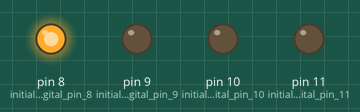
Simulated run of this sketch. Board: Arduino Uno, built with avr-gcc and run on an emulated ATmega328P. Shown: output pins drawn as LEDs (lit = HIGH).

Above: at 0.02 s.
At 0.77 s:
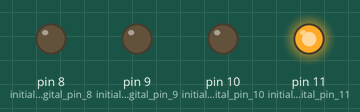
At 1.47 s:
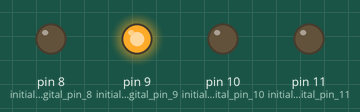
At 2.92 s:
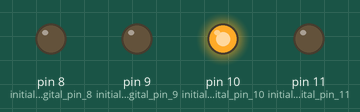
Timing chart, 0 to 3.2 s (numbered marks = the images above):
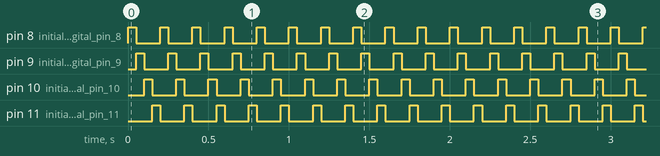

The sketch:

2._Light_Chaser_Program_1.ino
```cpp
/*This code blinks four LEDs connected to digital pins 8, 9, 10, and 11 of an Arduino board.
The time delay between each blink is set to 50 milliseconds, which is stored in a variable declared "delayVal".
In the setup function, the four digital pins are initialized as outputs.
In the loop function, the LED connected to digital pin 8 is turned on,
then the program pauses for the delayVal amount of time using the delay function.
Then the LED is turned off, and the same process is repeated for the LEDs connected to digital pins 9, 10, and 11.
Thus, achieving a Chasing LED lights effect in a uniform direction */

int delayVal = 50  ;                        //store the time delay (in milliseconds) between each LED blink. It is set to 50 milliseconds.

void setup() {
  pinMode(8, OUTPUT);                         // initialize digital pin 8 as an output pin. This is where the first LED is connected
  pinMode(9, OUTPUT);                         // initialize digital pin 9 as an output pin. This is where the second LED is connected
  pinMode(10, OUTPUT);                        // initialize digital pin 10 as an output pin. This is where the third LED is connected
  pinMode(11, OUTPUT);                        // initialize digital pin 11 as an output pin. This is where the fourth LED is connected
}


// the loop function runs over and over again forever
void loop() {
  digitalWrite(8, HIGH);                       // first LED on (digital HIGH voltage level)
  delay(delayVal);                             // pauses the program for the amount of time specified by delayVal (50 ms in this case).
  digitalWrite(8, LOW);                        // first LED off by making the voltage LOW level
  digitalWrite(9, HIGH);                       // second LED on (digital HIGH voltage level)
  delay(delayVal);                             // pauses the program for the amount of time specified by delayVal (50 ms in this case).
  digitalWrite(9, LOW);                        // second LED off by making the voltage LOW level
  digitalWrite(10, HIGH);                      // third LED on (digital HIGH voltage level)
  delay(delayVal);                             // pauses the program for the amount of time specified by delayVal (50 ms in this case).
  digitalWrite(10, LOW);                       // third LED off by making the voltage LOW level.
  digitalWrite(11, HIGH);                      // fourth LED on (digital HIGH voltage level)
  delay(delayVal);                             // pauses the program for the amount of time specified by delayVal (50 ms in this case).
  digitalWrite(11, LOW);                       // fourth LED off by making the voltage LOW level

}
```

Measured:
- by itself, pin 8 (initialize_digital_pin_8), pin 9 (initialize_digital_pin_9), pin 10 (initialize_digital_pin_10), pin 11 (initialize_digital_pin_11): alternates HIGH for 0.05 s and LOW for 0.15 s
